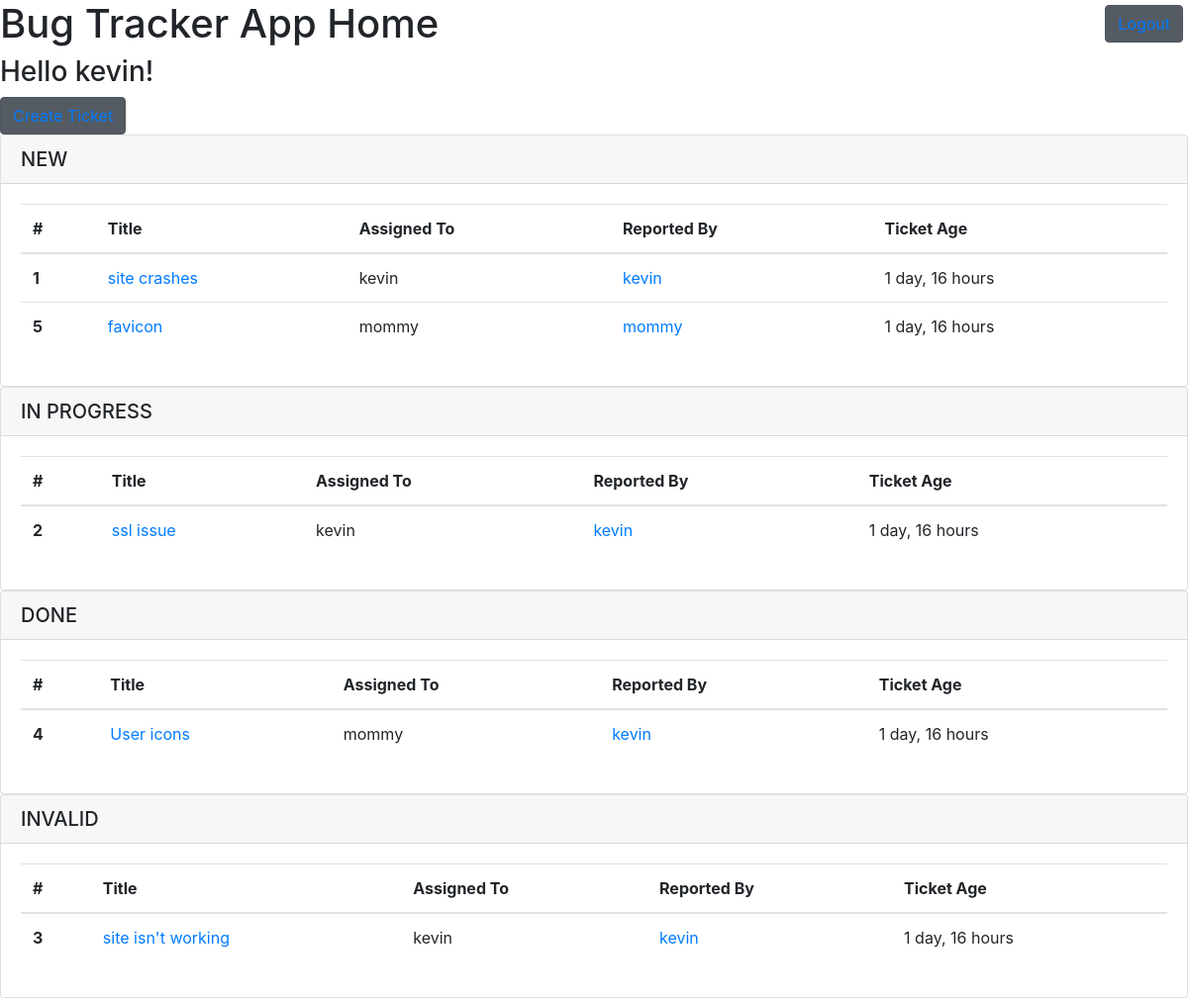
The app's page / (signed in), older data.
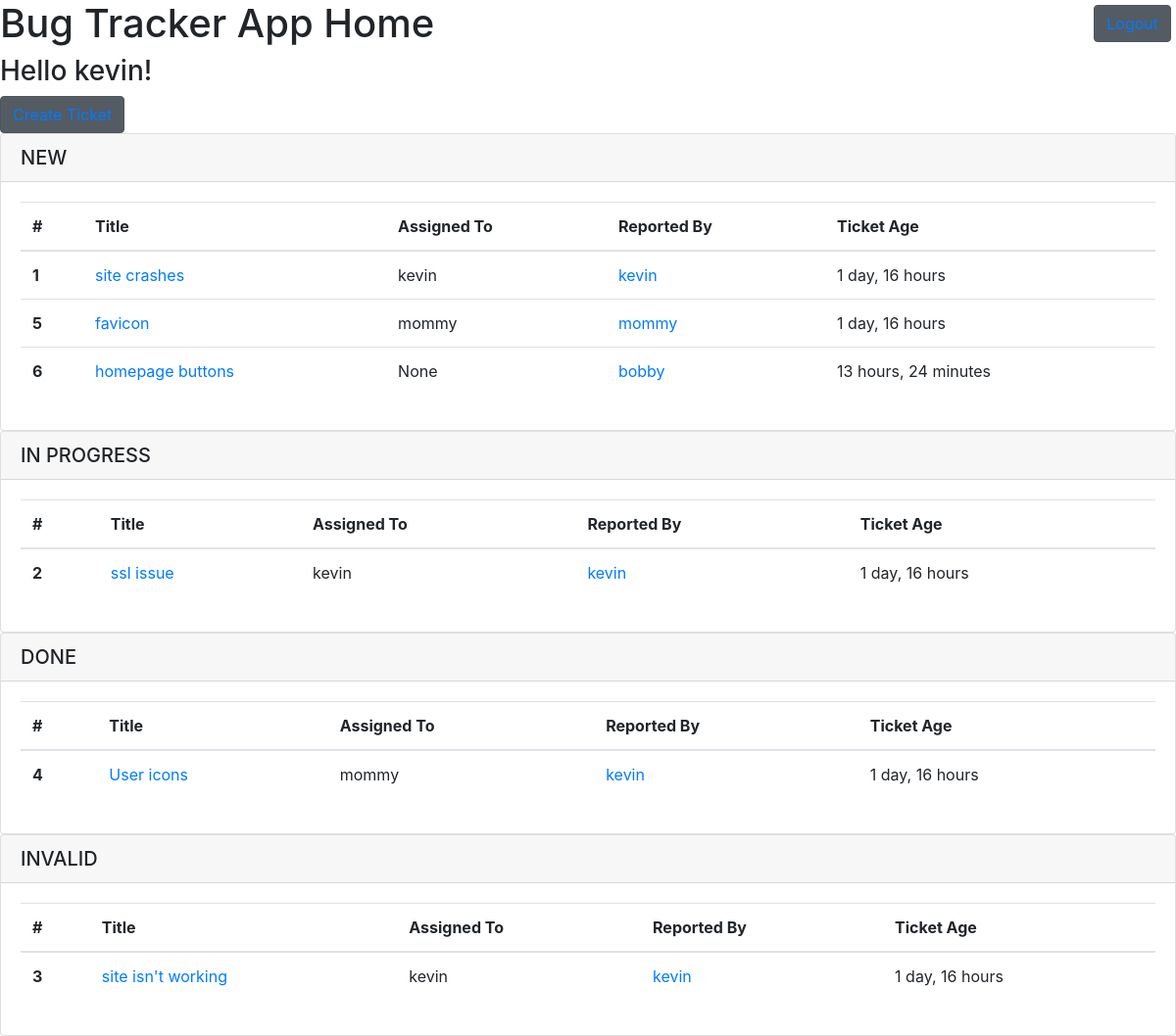
The same page, newer data.
### bugtracker_app/models.py (models this page shows, shortened)
class Ticket(models.Model):
    class StatusChoices(models.TextChoices):
        NEW = 'New',
        IN_PROGRESS = 'In Progress',
        DONE = 'Done',
        INVALID = 'Invalid',
    title = models.CharField(max_length=90)
    time_submitted = models.DateTimeField(
        default=now, editable=False)
    description = models.TextField(max_length=255)
    createdby = models.ForeignKey(
        CustomUserModel, null=True, on_delete=models.CASCADE, related_name='createdby')
    status = models.CharField(
        max_length=32,
        choices=StatusChoices.choices,
        default=StatusChoices.NEW
    )
    assignedto = models.ForeignKey(
        CustomUserModel, null=True, default=None, on_delete=models.CASCADE, related_name='assignedto')
    completedby = models.ForeignKey(
        CustomUserModel, blank=True, null=True, default=None, on_delete=models.CASCADE, related_name='completedby')
    class Meta:
        unique_together = ['title', 'description']

### customuser_app/models.py (models this page shows)
class CustomUserModel(AbstractUser):
    displayname = models.CharField(max_length=90, blank=True, null=True)
    REQUIRED_FIELDS = ['displayname']
    def __str__(self):
        return self.username

### bugtracker_app/views.py (the view)
# urls.py: path('', views.index_view, name='homepage'),
def index_view(request):
    new_tickets = Ticket.objects.filter(status='New')
    done_tickets = Ticket.objects.filter(status='Done')
    in_progress_tickets = Ticket.objects.filter(status='In Progress')
    invalid_tickets = Ticket.objects.filter(status='Invalid')
    now = timezone.now()
    return render(request, 'index.html', {"new_tickets": new_tickets, "done_tickets": done_tickets, "in_progress_tickets": in_progress_tickets, "invalid_tickets": invalid_tickets, "now": now})

### templates/index.html (shortened to what the changed rows need)
{% extends 'base.html' %}
{% block content %}
<h1>Bug Tracker App Home</h1>
{% if user.is_authenticated %}
  <div class="card">
      <div class="card-body">
        <table class="table">
          <thead>
            <tr>
              <th scope="col">#</th>
              <th scope="col">Title</th>
              <th scope="col">Assigned To</th>
              <th scope="col">Reported By</th>
              <th scope="col">Ticket Age</th>
            </tr>
          </thead>
          <tbody>
            {% for ticket in new_tickets %}
            <tr>
              <th scope="row">{{ticket.id}}</th>
                <td><a href="{% url 'ticketdetail' ticket.id %}">{{ticket.title}}</a></td>
                <td>{{ticket.assignedto}}</td>
                <td><a href="{% url 'userticketlist' ticket.createdby %}">{{ticket.createdby}}</a></td>
                <td>{{ ticket.time_submitted|timesince:now }}</td>
            </tr>
            {% endfor %}
          </tbody>
        </table>
      </div>
  </div>
  <div class="card">
      <div class="card-body">
        <table class="table">
          <thead>
            <tr>
              <th scope="col">#</th>
              <th scope="col">Title</th>
              <th scope="col">Assigned To</th>
              <th scope="col">Reported By</th>
              <th scope="col">Ticket Age</th>
            </tr>
          </thead>
          <tbody>
            {% for ticket in in_progress_tickets %}
            <tr>
              <th scope="row">{{ticket.id}}</th>
                <td><a href="{% url 'ticketdetail' ticket.id %}">{{ticket.title}}</a></td>
                <td>{{ticket.assignedto}}</td>
                <td><a href="{% url 'userticketlist' ticket.createdby %}">{{ticket.createdby}}</a></td>
                <td>{{ ticket.time_submitted|timesince:now }}</td>
            </tr>
            {% endfor %}
          </tbody>
        </table>
      </div>
  </div>
  <div class="card">
      <div class="card-body">
        <table class="table">
          <thead>
            <tr>
              <th scope="col">#</th>
              <th scope="col">Title</th>
              <th scope="col">Assigned To</th>
              <th scope="col">Reported By</th>
              <th scope="col">Ticket Age</th>
            </tr>
          </thead>
          <tbody>
            {% for ticket in done_tickets %}
            <tr>
              <th scope="row">{{ticket.id}}</th>
                <td><a href="{% url 'ticketdetail' ticket.id %}">{{ticket.title}}</a></td>
                <td>{{ticket.assignedto}}</td>
                <td><a href="{% url 'userticketlist' ticket.createdby %}">{{ticket.createdby}}</a></td>
                <td>{{ ticket.time_submitted|timesince:now }}</td>
            </tr>
            {% endfor %}
          </tbody>
        </table>
      </div>
  </div>
  <div class="card">
      <div class="card-body">
        <table class="table">
          <thead>
            <tr>
              <th scope="col">#</th>
              <th scope="col">Title</th>
              <th scope="col">Assigned To</th>
              <th scope="col">Reported By</th>
              <th scope="col">Ticket Age</th>
            </tr>
          </thead>
          <tbody>
            {% for ticket in invalid_tickets %}
            <tr>
              <th scope="row">{{ticket.id}}</th>
                <td><a href="{% url 'ticketdetail' ticket.id %}">{{ticket.title}}</a></td>
                <td>{{ticket.assignedto}}</td>
                <td><a href="{% url 'userticketlist' ticket.createdby %}">{{ticket.createdby}}</a></td>
                <td>{{ ticket.time_submitted|timesince:now }}</td>
            </tr>
            {% endfor %}
          </tbody>
        </table>
      </div>
  </div>
{% else %}
<h4>You are not logged in</h4>
<p>Please <a href="{% url 'loginpage' %}">login</a> to continue.</p>
{% endif %}
{% endblock %}

Row changes from the older to the newer data that the page shows:
added Ticket: id "6", title "homepage buttons", assignedto "None", createdby "bobby", time_submitted "13 hours, 24 minutes", shown under "NEW"
